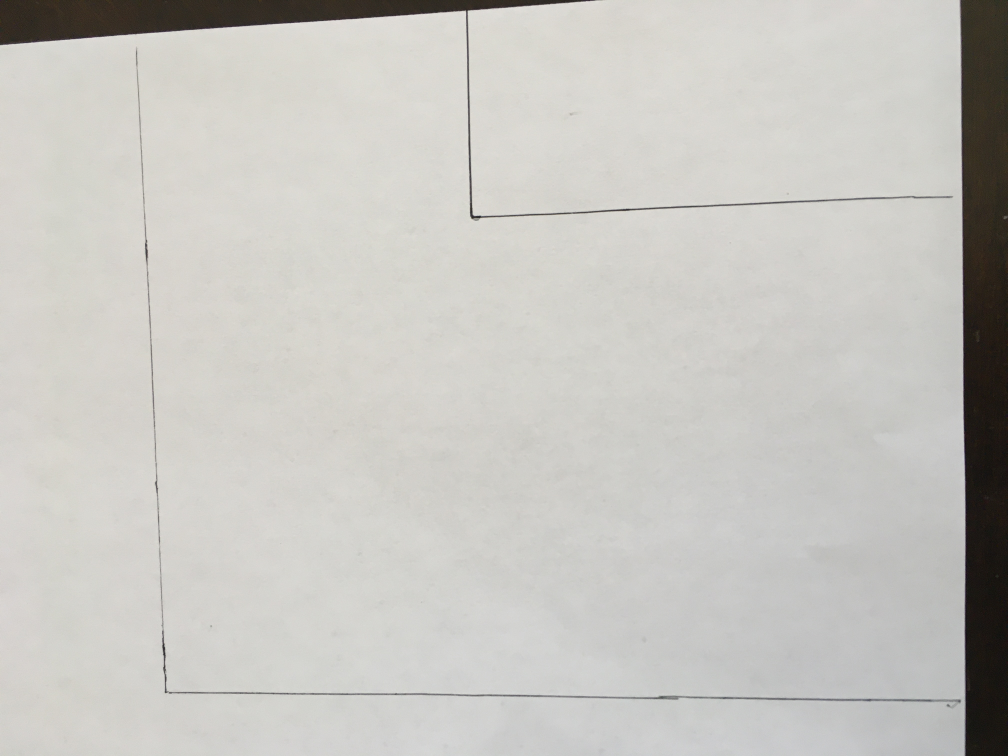
#> input picture img1.jpg, 4032 x 3024 px (shown at 1/4 size)
$ python codeDump2.py
#> lines starting #> are read from the running program, lines starting #| are printed output that depends on the picture
import cv2
import numpy as np

# Load the photo
#use 1, 2, 6
img = cv2.imread('img1.jpg')
#> img is the input picture: shape (3024, 4032, 3); mean B, G, R 192.5, 197.2, 198.6

# Convert the photo to grayscale
gray = cv2.cvtColor(img, cv2.COLOR_BGR2GRAY)

# Apply Canny edge detection
edges = cv2.Canny(gray, 50, 150, apertureSize=3)
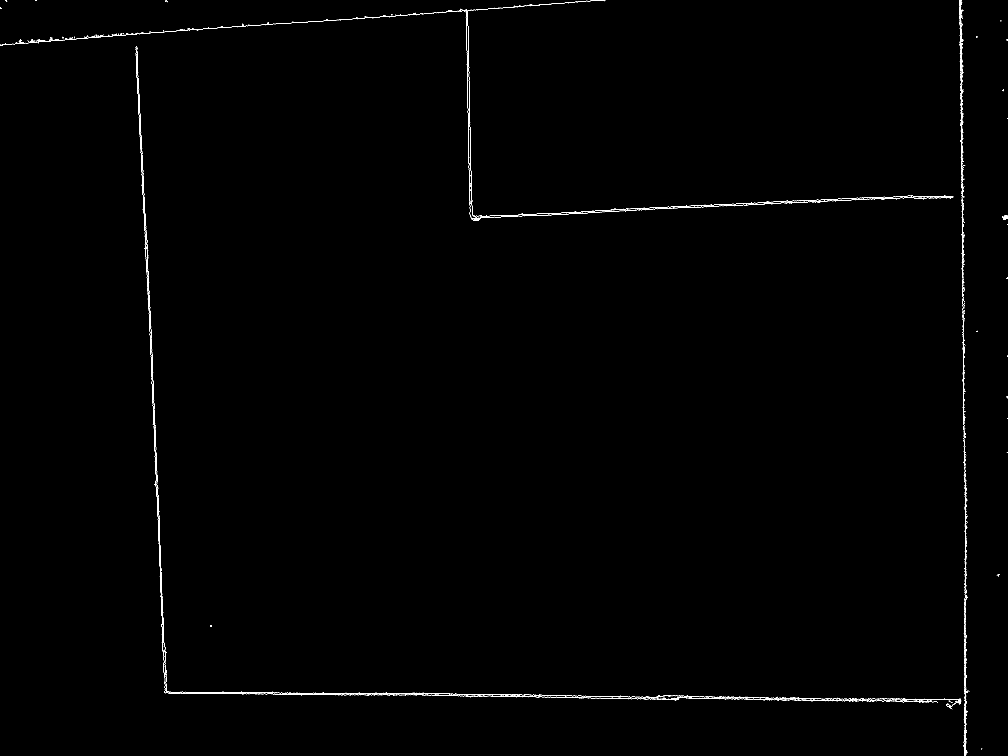
#> edges: shape (3024, 4032) (shown at 1/4 size); 0.25% white in thin lines or dots

# Apply Hough Transform to detect lines
lines = cv2.HoughLinesP(edges, rho=1, theta=np.pi/180, threshold=100, minLineLength=200, maxLineGap=1000)
#> lines = 82 rows, first 6: [660, 2755, 3863, 2811], [64, 169, 2121, 25], [81, 167, 2416, 3], [660, 2762, 2712, 2798], [543, 222, 676, 2772], [660, 2763, 2696, 2798]

# Find pairs of parallel lines
parallel_lines = []
for i in range(len(lines)):
    for j in range(i+1, len(lines)):
        line1 = lines[i][0]
        line2 = lines[j][0]
        angle1 = np.arctan2(line1[1]-line1[3], line1[0]-line1[2]) * 180 / np.pi
        angle2 = np.arctan2(line2[1]-line2[3], line2[0]-line2[2]) * 180 / np.pi
        if np.abs(angle1 - angle2) < 5:
            parallel_lines.append((line1, line2))
            print(line1, line2)
#> this loop made 82 passes
#> (printed output is left out)
#> after the loop, parallel_lines = 818 items

# Draw the detected lines on the photo
for line in parallel_lines:
    cv2.line(img, (line[0][0], line[0][1]), (line[0][2], line[0][3]), (0, 255, 0), 2)
    cv2.line(img, (line[1][0], line[1][1]), (line[1][2], line[1][3]), (0, 255, 0), 2)
    cv2.line(img, (int((line[0][0]+line[1][0])/2), int((line[0][1]+line[1][1])/2)), (int((line[0][2]+line[1][2])/2), int((line[0][3]+line[1][3])/2)), (0, 255, 255), 2)
#> this loop made 818 passes
#> line on passes 1 to 3: ([660, 2755, 3863, 2811], [660, 2762, 2712, 2798]), ([660, 2755, 3863, 2811], [660, 2763, 2696, 2798]), ([660, 2755, 3863, 2811], [660, 2754, 3866, 2810])
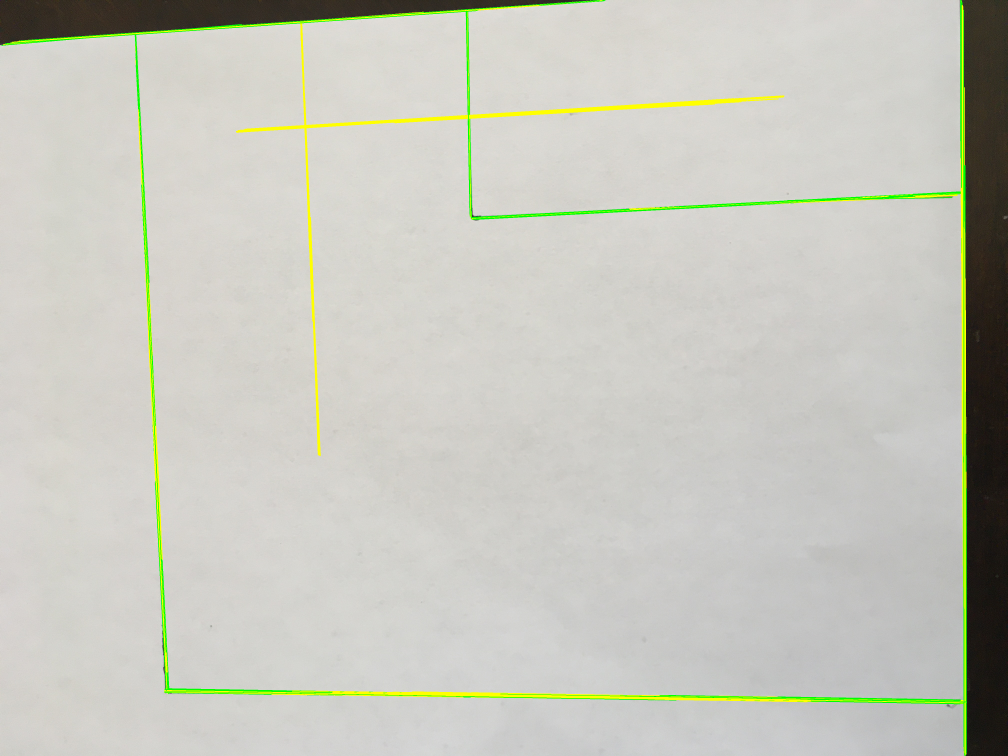
#> img: shape (3024, 4032, 3) (shown at 1/4 size); mean B, G, R 189.3, 199.3, 198.4

# cv2.line(img, (line1[0], line1[1]), (line1[2], line1[3]), (0, 0, 255), 5)
# cv2.line(img, (line2[0], line2[1]), (line2[2], line2[3]), (0, 0, 255), 5)

#print((int((line[0][0]+line[1][0])/2), int((line[0][1]+line[1][1])/2)), line1, line2)


#comment this out when on school computer
img = cv2.resize(img, dsize=(900,900))
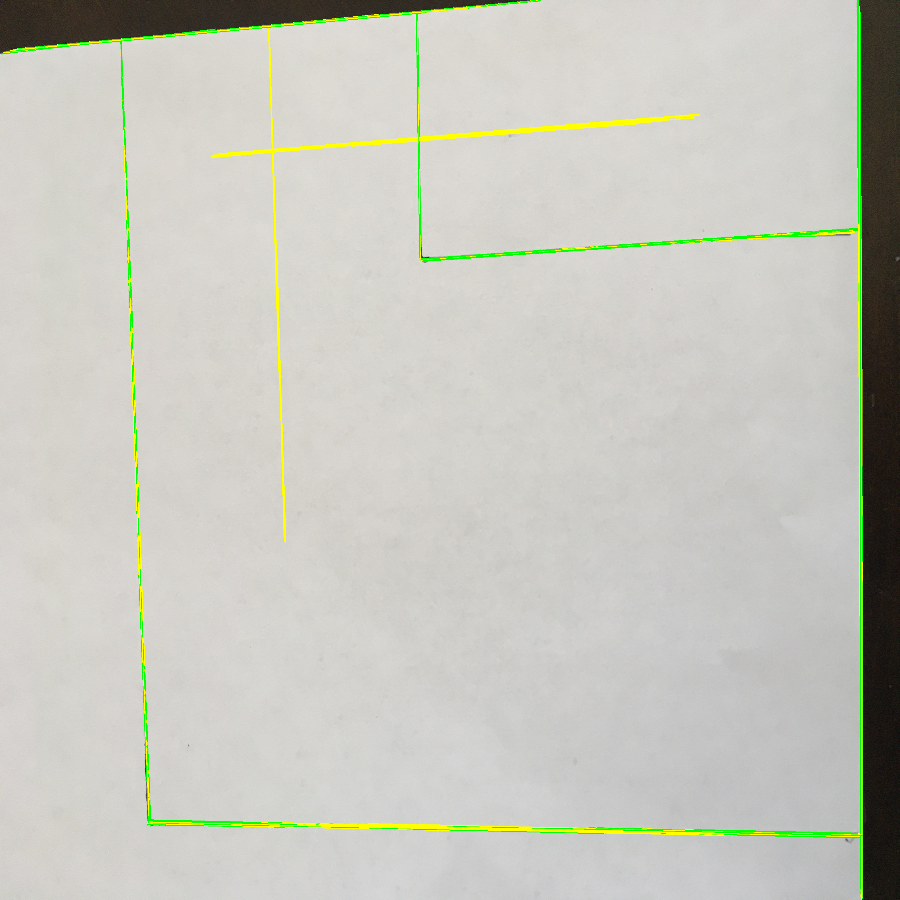
#> img: shape (900, 900, 3); mean B, G, R 189.2, 199.1, 198.3

# Show the result
cv2.imshow('Result', img)
cv2.waitKey(0)
cv2.destroyAllWindows()


# [8 lines of commented-out code are left out]

$ run again, with img2.jpg copied over img1.jpg
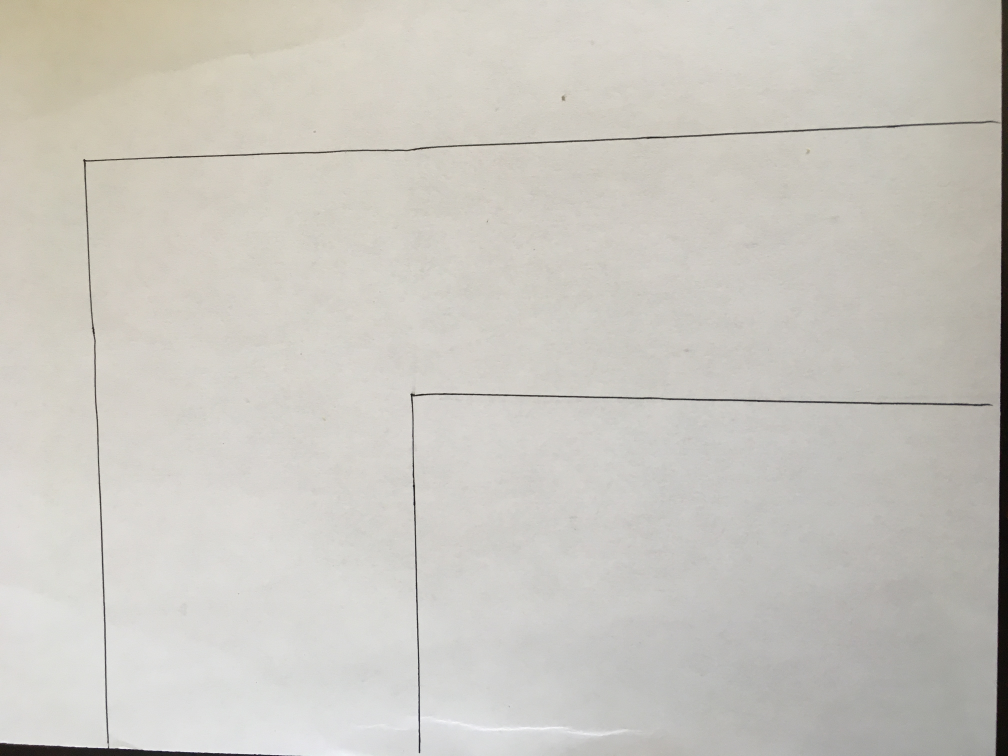
#> input picture img2.jpg, 4032 x 3024 px (shown at 1/4 size)
#> img is the input picture: shape (3024, 4032, 3); mean B, G, R 192.4, 199.3, 202.1
#> `edges = cv2.Canny(gray, 50, 150, apertureSize=3)`:
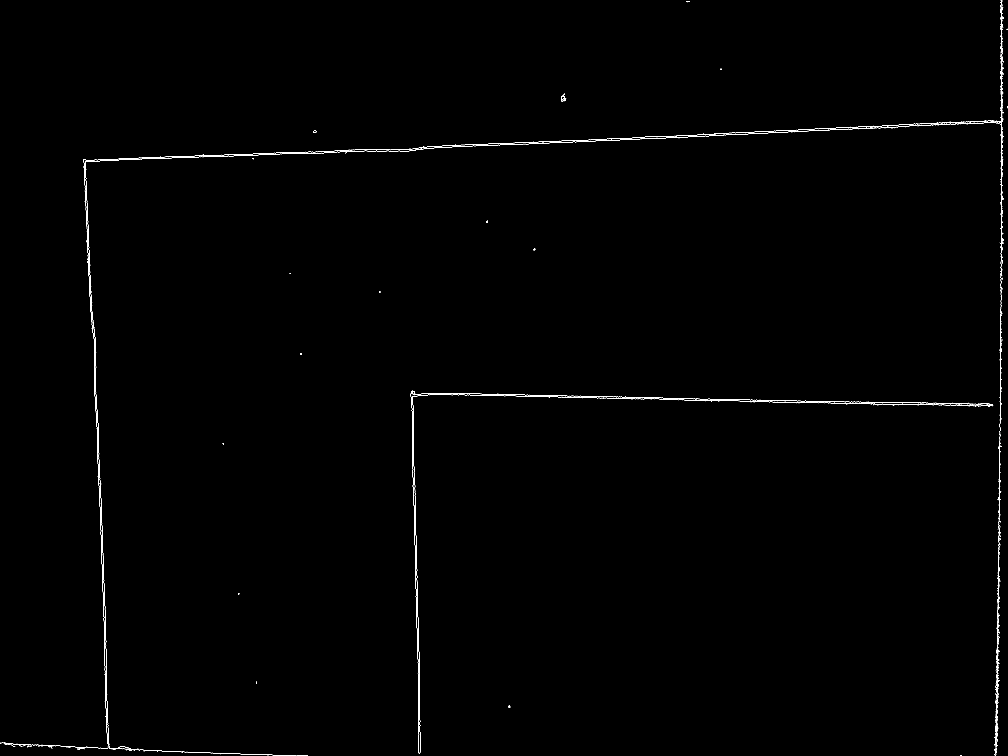
#> edges: shape (3024, 4032) (shown at 1/4 size); 0.23% white in thin lines or dots
#> lines = 79 rows, first 6: [1643, 1575, 4001, 1617], [1641, 1577, 4001, 1618], [332, 639, 1901, 584], [333, 644, 1693, 596], [350, 641, 432, 2990], [1643, 1583, 4001, 1624]
#> the loop `for i in range(len(lines)):` made 79 passes
#> (printed output is left out)
#> after the loop `for i in range(len(lines)):`: parallel_lines = 760 items
#> the loop `for line in parallel_lines:` made 760 passes
#> line on passes 1 to 3: ([1643, 1575, 4001, 1617], [1641, 1577, 4001, 1618]), ([1643, 1575, 4001, 1617], [1643, 1583, 4001, 1624]), ([1643, 1575, 4001, 1617], [49, 2983, 1186, 3023])
#> `img = cv2.resize(img, dsize=(900,900))`:
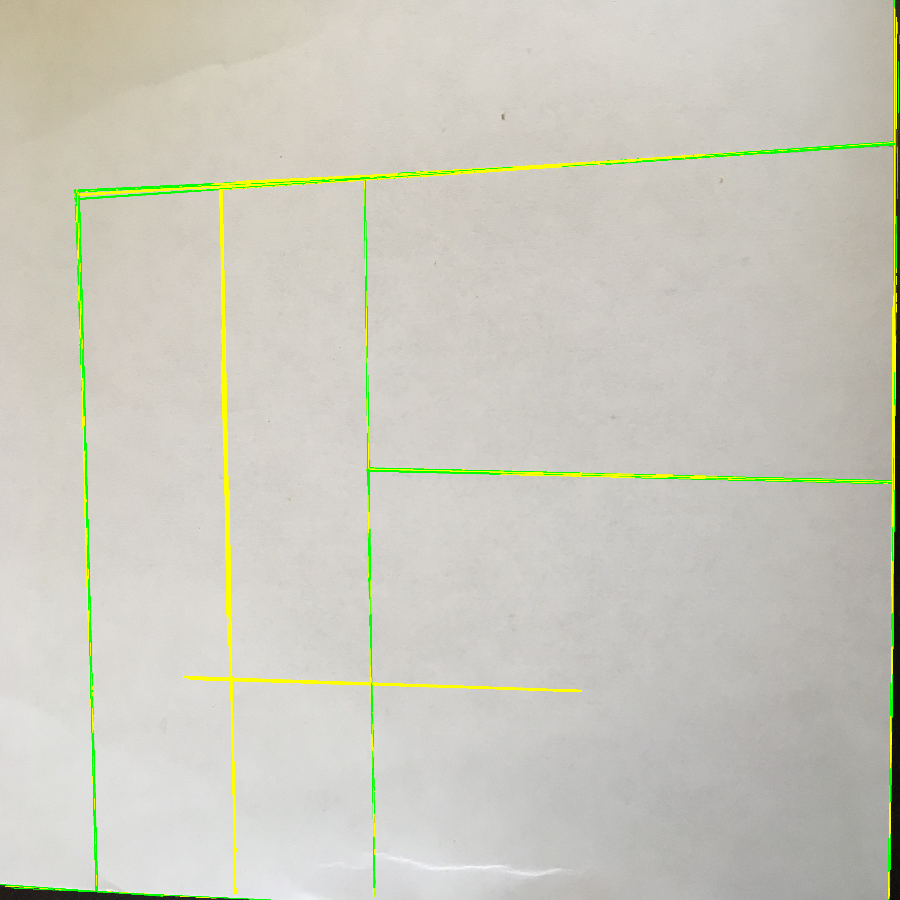
#> img: shape (900, 900, 3); mean B, G, R 188.9, 201.4, 201.7
